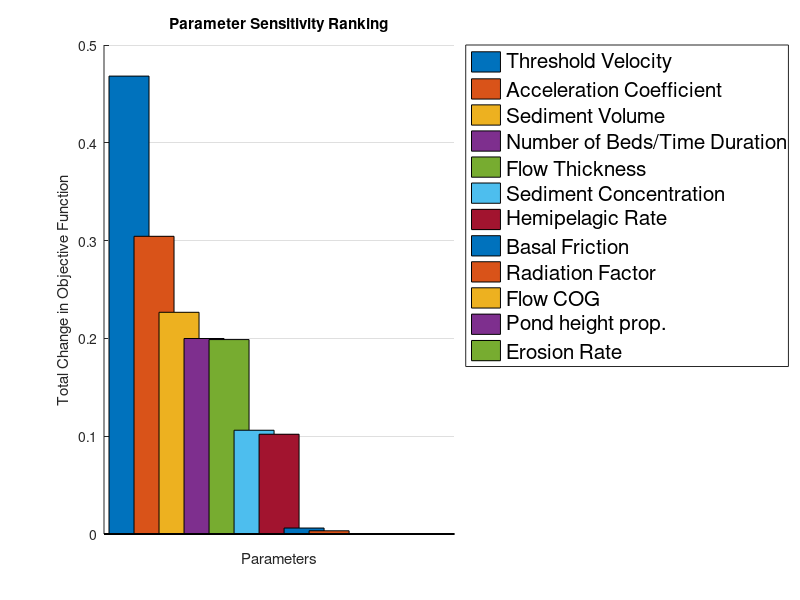

MATLAB code to generate this figure:
% % Define the parameters and their total change values
% parameters = {'Threshold Velocity', 'Acceleration Coefficient', 'No Beds/Time Duration', ...
%     'Hemi Depo Rate', 'Sediment Volume', 'Flow Thickness', ...
%     'Basal Friction', 'Sediment Concentration', 'Supply Osc Period', ...
%     'Turbidity Currents Int.', 'Diffusion Coefficient', 'Erosion Rate'};
% 
% totalChange = [0.3688, 0.2174, 0.0303, 0.0256, 0.0209, 0.00918, 0.0061, ...
%     0.0061, 0.0033, 0, 0, 0];
% 
% % Create a bar plot
% figure;
% hold on;
% 
% % Generate a colormap
% colors = lines(length(parameters));
% 
% % Plot each bar separately to ensure each has a unique legend entry
% for i = 1:length(parameters)
%     bar(i, totalChange(i), 'FaceColor', colors(i, :));
% end
% 
% % Add legend
% legend(parameters, 'Location', 'northeastoutside','FontSize',12);
% 
% % Set x-axis and y-axis labels
% xlabel('Parameters');
% ylabel('Total Change in Objective Function');
% 
% % Set x-axis ticks to be empty
% set(gca, 'XTick', []);
% 
% % Add title
% title('Parameter Sensitivity Ranking');
% 
% % Display the plot
% grid on;
% hold off;

% Define the parameters and their total change values
parameters = {'Threshold Velocity', 'Acceleration Coefficient', 'Sediment Volume', ...
    'Flow Thickness', 'Number of Beds/Time Duration', 'Hemipelagic Rate', ...
    'Sediment Concentration', 'Basal Friction', 'Radiation Factor', ...
    'Flow COG', 'Pond height prop.', 'Erosion Rate'};

% Baseline and perturbed OF values
baselineOF = 0.3591;
perturbedOF_plus = [0.7276, 0.57, 0.4778, 0.4713, 0.4486, 0.45552, 0.4625, 0.3618, 0.3609, 0.3591, 0.3591, 0.3591];
perturbedOF_minus = [0.4588, 0.4526, 0.4671, 0.4457, 0.4695, 0.3647, 0.3618, 0.3625, 0.3606, 0.3591, 0.3591, 0.3591];

% Calculate absolute changes
absoluteChanges_plus = abs(perturbedOF_plus - baselineOF);
absoluteChanges_minus = abs(perturbedOF_minus - baselineOF);

% Calculate total change for each parameter
totalChange = absoluteChanges_plus + absoluteChanges_minus;

% Rank parameters based on total change
[sortedTotalChange, sortIdx] = sort(totalChange, 'descend');
sortedParameters = parameters(sortIdx);

% Display the ranking
disp('Ranking of parameters based on impact on the objective function:');
for i = 1:length(sortedParameters)
    fprintf('%d. %s: Total Change = %.4f\n', i, sortedParameters{i}, sortedTotalChange(i));
end

% Create a bar plot
figure;
hold on;

% Generate a colormap
colors = lines(length(parameters));

% Plot each bar separately to ensure each has a unique legend entry
for i = 1:length(sortedParameters)
    bar(i, sortedTotalChange(i), 'FaceColor', colors(i, :));
end

% Add legend
legend(sortedParameters, 'Location', 'northeastoutside','FontSize',15);

% Set x-axis and y-axis labels
xlabel('Parameters');
ylabel('Total Change in Objective Function');

% Set x-axis ticks to be empty
set(gca, 'XTick', []);

% Add title
title('Parameter Sensitivity Ranking');

% Display the plot
grid on;
hold off;
